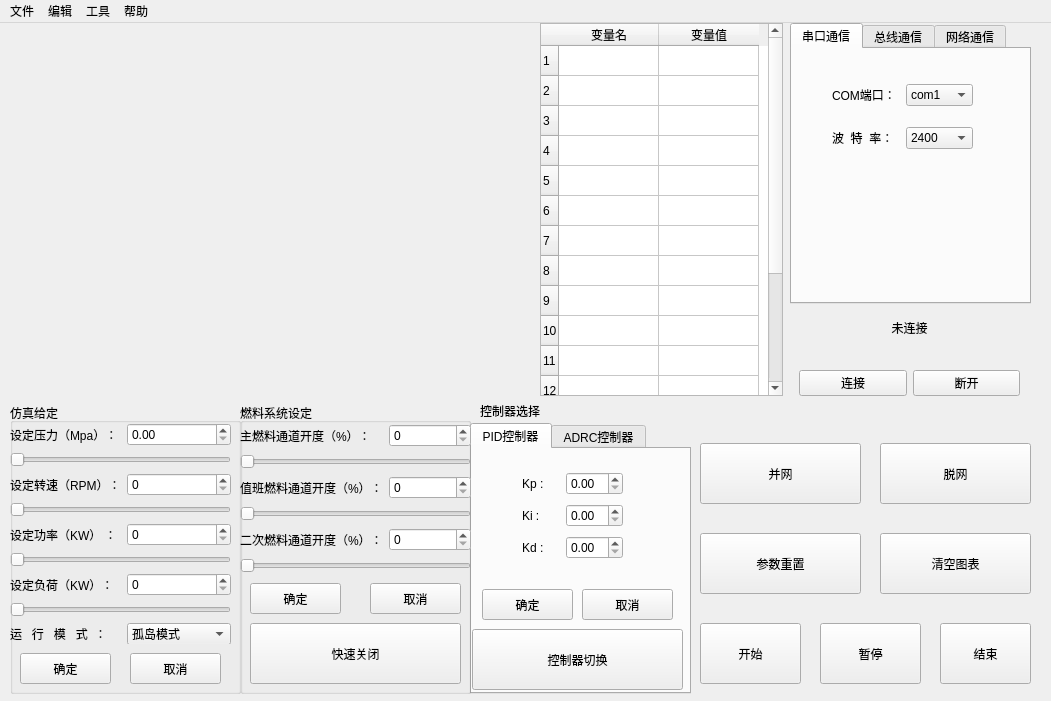
<?xml version="1.0" encoding="UTF-8"?>
<ui version="4.0">
 <class>MainWindow</class>
 <widget class="QMainWindow" name="MainWindow">
  <property name="geometry">
   <rect>
    <x>0</x>
    <y>0</y>
    <width>1051</width>
    <height>701</height>
   </rect>
  </property>
  <property name="windowTitle">
   <string>MainWindow</string>
  </property>
  <widget class="QWidget" name="centralwidget">
   <widget class="QWidget" name="widget" native="true">
    <property name="geometry">
     <rect>
      <x>10</x>
      <y>0</y>
      <width>531</width>
      <height>381</height>
     </rect>
    </property>
    <widget class="QWidget" name="">
     <property name="geometry">
      <rect>
       <x>10</x>
       <y>10</y>
       <width>511</width>
       <height>361</height>
      </rect>
     </property>
     <layout class="QGridLayout" name="gridLayout">
      <item row="0" column="1">
       <widget class="QCustomPlot" name="plot_2" native="true"/>
      </item>
      <item row="0" column="0">
       <widget class="QCustomPlot" name="plot_1" native="true"/>
      </item>
      <item row="1" column="0">
       <widget class="QCustomPlot" name="plot_4" native="true"/>
      </item>
      <item row="1" column="1">
       <widget class="QCustomPlot" name="plot_3" native="true"/>
      </item>
     </layout>
    </widget>
   </widget>
   <widget class="QTabWidget" name="tabWidget">
    <property name="geometry">
     <rect>
      <x>790</x>
      <y>0</y>
      <width>241</width>
      <height>281</height>
     </rect>
    </property>
    <property name="tabShape">
     <enum>QTabWidget::Rounded</enum>
    </property>
    <property name="currentIndex">
     <number>0</number>
    </property>
    <widget class="QWidget" name="USART">
     <attribute name="title">
      <string>串口通信</string>
     </attribute>
     <widget class="QWidget" name="widget_2" native="true">
      <property name="geometry">
       <rect>
        <x>40</x>
        <y>20</y>
        <width>141</width>
        <height>95</height>
       </rect>
      </property>
      <layout class="QGridLayout" name="gridLayout_2">
       <item row="0" column="1">
        <widget class="QComboBox" name="comboBox">
         <item>
          <property name="text">
           <string>com1</string>
          </property>
         </item>
         <item>
          <property name="text">
           <string>com2</string>
          </property>
         </item>
         <item>
          <property name="text">
           <string>com3</string>
          </property>
         </item>
         <item>
          <property name="text">
           <string>com4</string>
          </property>
         </item>
         <item>
          <property name="text">
           <string>com5</string>
          </property>
         </item>
         <item>
          <property name="text">
           <string>com6</string>
          </property>
         </item>
         <item>
          <property name="text">
           <string>com7</string>
          </property>
         </item>
         <item>
          <property name="text">
           <string>com8</string>
          </property>
         </item>
         <item>
          <property name="text">
           <string>com9</string>
          </property>
         </item>
         <item>
          <property name="text">
           <string>com10</string>
          </property>
         </item>
        </widget>
       </item>
       <item row="1" column="0">
        <widget class="QLabel" name="label_2">
         <property name="text">
          <string>波  特  率：</string>
         </property>
        </widget>
       </item>
       <item row="0" column="0">
        <widget class="QLabel" name="label">
         <property name="text">
          <string>COM端口：</string>
         </property>
        </widget>
       </item>
       <item row="1" column="1">
        <widget class="QComboBox" name="comboBox_2">
         <item>
          <property name="text">
           <string>2400</string>
          </property>
         </item>
         <item>
          <property name="text">
           <string>9600</string>
          </property>
         </item>
         <item>
          <property name="text">
           <string>1280</string>
          </property>
         </item>
        </widget>
       </item>
      </layout>
     </widget>
    </widget>
    <widget class="QWidget" name="BUS">
     <attribute name="title">
      <string>总线通信</string>
     </attribute>
     <widget class="QWidget" name="widget_4" native="true">
      <property name="geometry">
       <rect>
        <x>30</x>
        <y>20</y>
        <width>150</width>
        <height>40</height>
       </rect>
      </property>
      <layout class="QHBoxLayout" name="horizontalLayout_2">
       <item>
        <widget class="QLabel" name="label_3">
         <property name="text">
          <string>总线协议:</string>
         </property>
        </widget>
       </item>
       <item>
        <widget class="QComboBox" name="comboBox_3">
         <item>
          <property name="text">
           <string>CAN</string>
          </property>
         </item>
         <item>
          <property name="text">
           <string>RS232</string>
          </property>
         </item>
         <item>
          <property name="text">
           <string>RS485</string>
          </property>
         </item>
         <item>
          <property name="text">
           <string>ModBus</string>
          </property>
         </item>
         <item>
          <property name="text">
           <string>FlexRail</string>
          </property>
         </item>
        </widget>
       </item>
      </layout>
     </widget>
     <widget class="QWidget" name="widget_5" native="true">
      <property name="geometry">
       <rect>
        <x>20</x>
        <y>300</y>
        <width>174</width>
        <height>42</height>
       </rect>
      </property>
      <layout class="QHBoxLayout" name="horizontalLayout_3">
       <item>
        <widget class="QPushButton" name="pushButton_4">
         <property name="text">
          <string>连接</string>
         </property>
        </widget>
       </item>
       <item>
        <widget class="QPushButton" name="pushButton_3">
         <property name="text">
          <string>断开</string>
         </property>
        </widget>
       </item>
      </layout>
     </widget>
    </widget>
    <widget class="QWidget" name="NET">
     <attribute name="title">
      <string>网络通信</string>
     </attribute>
     <widget class="QPushButton" name="pushButton_5">
      <property name="geometry">
       <rect>
        <x>120</x>
        <y>300</y>
        <width>75</width>
        <height>24</height>
       </rect>
      </property>
      <property name="text">
       <string>断开</string>
      </property>
     </widget>
     <widget class="QPushButton" name="pushButton_6">
      <property name="geometry">
       <rect>
        <x>20</x>
        <y>300</y>
        <width>75</width>
        <height>24</height>
       </rect>
      </property>
      <property name="text">
       <string>连接</string>
      </property>
     </widget>
     <widget class="QWidget" name="widget_8" native="true">
      <property name="geometry">
       <rect>
        <x>50</x>
        <y>20</y>
        <width>126</width>
        <height>40</height>
       </rect>
      </property>
      <layout class="QHBoxLayout" name="horizontalLayout_6">
       <item>
        <widget class="QLabel" name="label_4">
         <property name="text">
          <string>网络协议:</string>
         </property>
        </widget>
       </item>
       <item>
        <widget class="QComboBox" name="comboBox_4">
         <item>
          <property name="text">
           <string>TCP</string>
          </property>
         </item>
         <item>
          <property name="text">
           <string>UDP</string>
          </property>
         </item>
        </widget>
       </item>
      </layout>
     </widget>
    </widget>
   </widget>
   <widget class="QWidget" name="widget_7" native="true">
    <property name="geometry">
     <rect>
      <x>790</x>
      <y>280</y>
      <width>239</width>
      <height>105</height>
     </rect>
    </property>
    <layout class="QVBoxLayout" name="verticalLayout">
     <item>
      <widget class="QWidget" name="widget_6" native="true">
       <property name="contextMenuPolicy">
        <enum>Qt::DefaultContextMenu</enum>
       </property>
       <layout class="QHBoxLayout" name="horizontalLayout_5">
        <item>
         <widget class="QLabel" name="label_5">
          <property name="layoutDirection">
           <enum>Qt::LeftToRight</enum>
          </property>
          <property name="text">
           <string>未连接</string>
          </property>
          <property name="alignment">
           <set>Qt::AlignCenter</set>
          </property>
         </widget>
        </item>
       </layout>
      </widget>
     </item>
     <item>
      <widget class="QWidget" name="widget_3" native="true">
       <layout class="QHBoxLayout" name="horizontalLayout">
        <item>
         <widget class="QPushButton" name="pushButton">
          <property name="text">
           <string>连接</string>
          </property>
         </widget>
        </item>
        <item>
         <widget class="QPushButton" name="pushButton_2">
          <property name="text">
           <string>断开</string>
          </property>
         </widget>
        </item>
       </layout>
      </widget>
     </item>
    </layout>
   </widget>
   <widget class="QTableWidget" name="tableWidget">
    <property name="geometry">
     <rect>
      <x>540</x>
      <y>0</y>
      <width>243</width>
      <height>373</height>
     </rect>
    </property>
    <property name="layoutDirection">
     <enum>Qt::LeftToRight</enum>
    </property>
    <row>
     <property name="text">
      <string>1</string>
     </property>
    </row>
    <row>
     <property name="text">
      <string>2</string>
     </property>
    </row>
    <row>
     <property name="text">
      <string>3</string>
     </property>
    </row>
    <row>
     <property name="text">
      <string>4</string>
     </property>
    </row>
    <row>
     <property name="text">
      <string>5</string>
     </property>
    </row>
    <row>
     <property name="text">
      <string>6</string>
     </property>
    </row>
    <row>
     <property name="text">
      <string>7</string>
     </property>
    </row>
    <row>
     <property name="text">
      <string>8</string>
     </property>
    </row>
    <row>
     <property name="text">
      <string>9</string>
     </property>
    </row>
    <row>
     <property name="text">
      <string>10</string>
     </property>
    </row>
    <row>
     <property name="text">
      <string>11</string>
     </property>
    </row>
    <row>
     <property name="text">
      <string>12</string>
     </property>
    </row>
    <row>
     <property name="text">
      <string>13</string>
     </property>
    </row>
    <row>
     <property name="text">
      <string>14</string>
     </property>
    </row>
    <row>
     <property name="text">
      <string>15</string>
     </property>
    </row>
    <row>
     <property name="text">
      <string>16</string>
     </property>
    </row>
    <column>
     <property name="text">
      <string>变量名</string>
     </property>
    </column>
    <column>
     <property name="text">
      <string>变量值</string>
     </property>
    </column>
   </widget>
   <widget class="QGroupBox" name="groupBox">
    <property name="geometry">
     <rect>
      <x>10</x>
      <y>380</y>
      <width>231</width>
      <height>291</height>
     </rect>
    </property>
    <property name="title">
     <string>仿真给定</string>
    </property>
    <widget class="QWidget" name="widget_9" native="true">
     <property name="geometry">
      <rect>
       <x>0</x>
       <y>20</y>
       <width>221</width>
       <height>221</height>
      </rect>
     </property>
     <layout class="QGridLayout" name="gridLayout_3">
      <item row="7" column="0" colspan="2">
       <widget class="QSlider" name="horizontalSlider_4">
        <property name="orientation">
         <enum>Qt::Horizontal</enum>
        </property>
       </widget>
      </item>
      <item row="2" column="0">
       <widget class="QLabel" name="label_7">
        <property name="text">
         <string>设定转速（RPM）：</string>
        </property>
       </widget>
      </item>
      <item row="8" column="0">
       <widget class="QLabel" name="label_10">
        <property name="text">
         <string>运   行   模   式  ：</string>
        </property>
       </widget>
      </item>
      <item row="6" column="0">
       <widget class="QLabel" name="label_22">
        <property name="text">
         <string>设定负荷（KW）：</string>
        </property>
       </widget>
      </item>
      <item row="0" column="0">
       <widget class="QLabel" name="label_6">
        <property name="text">
         <string>设定压力（Mpa）：</string>
        </property>
       </widget>
      </item>
      <item row="0" column="1">
       <widget class="QDoubleSpinBox" name="doubleSpinBox_8"/>
      </item>
      <item row="6" column="1">
       <widget class="QSpinBox" name="spinBox_6"/>
      </item>
      <item row="2" column="1">
       <widget class="QSpinBox" name="spinBox_4"/>
      </item>
      <item row="4" column="0">
       <widget class="QLabel" name="label_8">
        <property name="text">
         <string>设定功率（KW） ：</string>
        </property>
       </widget>
      </item>
      <item row="8" column="1">
       <widget class="QComboBox" name="comboBox_5">
        <item>
         <property name="text">
          <string>孤岛模式</string>
         </property>
        </item>
        <item>
         <property name="text">
          <string>并网模式</string>
         </property>
        </item>
       </widget>
      </item>
      <item row="4" column="1">
       <widget class="QSpinBox" name="spinBox_5"/>
      </item>
      <item row="1" column="0" colspan="2">
       <widget class="QSlider" name="horizontalSlider_7">
        <property name="orientation">
         <enum>Qt::Horizontal</enum>
        </property>
       </widget>
      </item>
      <item row="3" column="0" colspan="2">
       <widget class="QSlider" name="horizontalSlider_6">
        <property name="orientation">
         <enum>Qt::Horizontal</enum>
        </property>
       </widget>
      </item>
      <item row="5" column="0" colspan="2">
       <widget class="QSlider" name="horizontalSlider_5">
        <property name="orientation">
         <enum>Qt::Horizontal</enum>
        </property>
       </widget>
      </item>
     </layout>
    </widget>
    <widget class="QPushButton" name="pushButton_9">
     <property name="geometry">
      <rect>
       <x>10</x>
       <y>250</y>
       <width>91</width>
       <height>31</height>
      </rect>
     </property>
     <property name="text">
      <string>确定</string>
     </property>
    </widget>
    <widget class="QPushButton" name="pushButton_13">
     <property name="geometry">
      <rect>
       <x>120</x>
       <y>250</y>
       <width>91</width>
       <height>31</height>
      </rect>
     </property>
     <property name="text">
      <string>取消</string>
     </property>
    </widget>
   </widget>
   <widget class="QPushButton" name="pushButton_11">
    <property name="geometry">
     <rect>
      <x>940</x>
      <y>600</y>
      <width>91</width>
      <height>61</height>
     </rect>
    </property>
    <property name="text">
     <string>结束</string>
    </property>
   </widget>
   <widget class="QTabWidget" name="tabWidget_2">
    <property name="geometry">
     <rect>
      <x>470</x>
      <y>400</y>
      <width>221</width>
      <height>271</height>
     </rect>
    </property>
    <property name="currentIndex">
     <number>0</number>
    </property>
    <widget class="QWidget" name="tab">
     <attribute name="title">
      <string>PID控制器</string>
     </attribute>
     <widget class="QWidget" name="widget_10" native="true">
      <property name="geometry">
       <rect>
        <x>50</x>
        <y>20</y>
        <width>101</width>
        <height>93</height>
       </rect>
      </property>
      <layout class="QGridLayout" name="gridLayout_4">
       <item row="0" column="0">
        <widget class="QLabel" name="label_11">
         <property name="text">
          <string>Kp :</string>
         </property>
        </widget>
       </item>
       <item row="2" column="1">
        <widget class="QDoubleSpinBox" name="doubleSpinBox_3"/>
       </item>
       <item row="2" column="0">
        <widget class="QLabel" name="label_13">
         <property name="text">
          <string>Kd :</string>
         </property>
        </widget>
       </item>
       <item row="1" column="1">
        <widget class="QDoubleSpinBox" name="doubleSpinBox"/>
       </item>
       <item row="0" column="1">
        <widget class="QDoubleSpinBox" name="doubleSpinBox_2"/>
       </item>
       <item row="1" column="0">
        <widget class="QLabel" name="label_12">
         <property name="text">
          <string>Ki :</string>
         </property>
        </widget>
       </item>
      </layout>
     </widget>
     <widget class="QPushButton" name="pushButton_10">
      <property name="geometry">
       <rect>
        <x>0</x>
        <y>180</y>
        <width>211</width>
        <height>61</height>
       </rect>
      </property>
      <property name="text">
       <string>控制器切换</string>
      </property>
     </widget>
     <widget class="QPushButton" name="pushButton_18">
      <property name="geometry">
       <rect>
        <x>110</x>
        <y>140</y>
        <width>91</width>
        <height>31</height>
       </rect>
      </property>
      <property name="text">
       <string>取消</string>
      </property>
     </widget>
     <widget class="QPushButton" name="pushButton_24">
      <property name="geometry">
       <rect>
        <x>10</x>
        <y>140</y>
        <width>91</width>
        <height>31</height>
       </rect>
      </property>
      <property name="text">
       <string>确定</string>
      </property>
     </widget>
    </widget>
    <widget class="QWidget" name="">
     <attribute name="title">
      <string>ADRC控制器</string>
     </attribute>
     <widget class="QWidget" name="widget_11" native="true">
      <property name="geometry">
       <rect>
        <x>50</x>
        <y>0</y>
        <width>101</width>
        <height>131</height>
       </rect>
      </property>
      <layout class="QGridLayout" name="gridLayout_5">
       <item row="0" column="0">
        <widget class="QLabel" name="label_14">
         <property name="text">
          <string>Kp :</string>
         </property>
        </widget>
       </item>
       <item row="2" column="0">
        <widget class="QLabel" name="label_16">
         <property name="text">
          <string>w  :</string>
         </property>
        </widget>
       </item>
       <item row="1" column="0">
        <widget class="QLabel" name="label_15">
         <property name="text">
          <string>Kd :</string>
         </property>
        </widget>
       </item>
       <item row="3" column="0">
        <widget class="QLabel" name="label_17">
         <property name="text">
          <string>b0 :</string>
         </property>
        </widget>
       </item>
       <item row="0" column="1">
        <widget class="QDoubleSpinBox" name="doubleSpinBox_4"/>
       </item>
       <item row="1" column="1">
        <widget class="QDoubleSpinBox" name="doubleSpinBox_5"/>
       </item>
       <item row="2" column="1">
        <widget class="QDoubleSpinBox" name="doubleSpinBox_6"/>
       </item>
       <item row="3" column="1">
        <widget class="QDoubleSpinBox" name="doubleSpinBox_7"/>
       </item>
      </layout>
     </widget>
     <widget class="QWidget" name="layoutWidget_2">
      <property name="geometry">
       <rect>
        <x>20</x>
        <y>140</y>
        <width>158</width>
        <height>26</height>
       </rect>
      </property>
      <layout class="QHBoxLayout" name="horizontalLayout_9">
       <item>
        <widget class="QPushButton" name="pushButton_15">
         <property name="text">
          <string>确定</string>
         </property>
        </widget>
       </item>
       <item>
        <widget class="QPushButton" name="pushButton_16">
         <property name="text">
          <string>取消</string>
         </property>
        </widget>
       </item>
      </layout>
     </widget>
    </widget>
   </widget>
   <widget class="QLabel" name="label_9">
    <property name="geometry">
     <rect>
      <x>480</x>
      <y>380</y>
      <width>71</width>
      <height>16</height>
     </rect>
    </property>
    <property name="text">
     <string>控制器选择</string>
    </property>
   </widget>
   <widget class="QGroupBox" name="groupBox_2">
    <property name="geometry">
     <rect>
      <x>240</x>
      <y>380</y>
      <width>231</width>
      <height>291</height>
     </rect>
    </property>
    <property name="title">
     <string>燃料系统设定</string>
    </property>
    <widget class="QWidget" name="widget_12" native="true">
     <property name="geometry">
      <rect>
       <x>0</x>
       <y>20</y>
       <width>231</width>
       <height>151</height>
      </rect>
     </property>
     <layout class="QGridLayout" name="gridLayout_6">
      <item row="3" column="0">
       <widget class="QLabel" name="label_18">
        <property name="text">
         <string>值班燃料通道开度（%）：</string>
        </property>
       </widget>
      </item>
      <item row="2" column="0" colspan="2">
       <widget class="QSlider" name="horizontalSlider">
        <property name="orientation">
         <enum>Qt::Horizontal</enum>
        </property>
       </widget>
      </item>
      <item row="1" column="0">
       <widget class="QLabel" name="label_20">
        <property name="text">
         <string>主燃料通道开度（%）：</string>
        </property>
       </widget>
      </item>
      <item row="5" column="0">
       <widget class="QLabel" name="label_21">
        <property name="text">
         <string>二次燃料通道开度（%）：</string>
        </property>
       </widget>
      </item>
      <item row="4" column="0" colspan="2">
       <widget class="QSlider" name="horizontalSlider_2">
        <property name="orientation">
         <enum>Qt::Horizontal</enum>
        </property>
       </widget>
      </item>
      <item row="6" column="0" colspan="2">
       <widget class="QSlider" name="horizontalSlider_3">
        <property name="orientation">
         <enum>Qt::Horizontal</enum>
        </property>
       </widget>
      </item>
      <item row="1" column="1">
       <widget class="QSpinBox" name="spinBox"/>
      </item>
      <item row="3" column="1">
       <widget class="QSpinBox" name="spinBox_2"/>
      </item>
      <item row="5" column="1">
       <widget class="QSpinBox" name="spinBox_3"/>
      </item>
     </layout>
    </widget>
    <widget class="QPushButton" name="pushButton_19">
     <property name="geometry">
      <rect>
       <x>10</x>
       <y>220</y>
       <width>211</width>
       <height>61</height>
      </rect>
     </property>
     <property name="text">
      <string>快速关闭</string>
     </property>
    </widget>
    <widget class="QPushButton" name="pushButton_14">
     <property name="geometry">
      <rect>
       <x>10</x>
       <y>180</y>
       <width>91</width>
       <height>31</height>
      </rect>
     </property>
     <property name="text">
      <string>确定</string>
     </property>
    </widget>
    <widget class="QPushButton" name="pushButton_17">
     <property name="geometry">
      <rect>
       <x>130</x>
       <y>180</y>
       <width>91</width>
       <height>31</height>
      </rect>
     </property>
     <property name="text">
      <string>取消</string>
     </property>
    </widget>
   </widget>
   <widget class="QPushButton" name="pushButton_20">
    <property name="geometry">
     <rect>
      <x>700</x>
      <y>600</y>
      <width>101</width>
      <height>61</height>
     </rect>
    </property>
    <property name="text">
     <string>开始</string>
    </property>
   </widget>
   <widget class="QPushButton" name="pushButton_21">
    <property name="geometry">
     <rect>
      <x>700</x>
      <y>510</y>
      <width>161</width>
      <height>61</height>
     </rect>
    </property>
    <property name="text">
     <string>参数重置</string>
    </property>
   </widget>
   <widget class="QPushButton" name="pushButton_22">
    <property name="geometry">
     <rect>
      <x>880</x>
      <y>510</y>
      <width>151</width>
      <height>61</height>
     </rect>
    </property>
    <property name="text">
     <string>清空图表</string>
    </property>
   </widget>
   <widget class="QPushButton" name="pushButton_28">
    <property name="geometry">
     <rect>
      <x>820</x>
      <y>600</y>
      <width>101</width>
      <height>61</height>
     </rect>
    </property>
    <property name="text">
     <string>暂停</string>
    </property>
   </widget>
   <widget class="QPushButton" name="pushButton_29">
    <property name="geometry">
     <rect>
      <x>700</x>
      <y>420</y>
      <width>161</width>
      <height>61</height>
     </rect>
    </property>
    <property name="text">
     <string>并网</string>
    </property>
   </widget>
   <widget class="QPushButton" name="pushButton_30">
    <property name="geometry">
     <rect>
      <x>880</x>
      <y>420</y>
      <width>151</width>
      <height>61</height>
     </rect>
    </property>
    <property name="text">
     <string>脱网</string>
    </property>
   </widget>
  </widget>
  <widget class="QMenuBar" name="menubar">
   <property name="geometry">
    <rect>
     <x>0</x>
     <y>0</y>
     <width>1051</width>
     <height>22</height>
    </rect>
   </property>
   <widget class="QMenu" name="menu">
    <property name="title">
     <string>文件</string>
    </property>
   </widget>
   <widget class="QMenu" name="menu_2">
    <property name="title">
     <string>编辑</string>
    </property>
   </widget>
   <widget class="QMenu" name="menu_3">
    <property name="title">
     <string>工具</string>
    </property>
   </widget>
   <widget class="QMenu" name="menu_4">
    <property name="title">
     <string>帮助</string>
    </property>
   </widget>
   <addaction name="menu"/>
   <addaction name="menu_2"/>
   <addaction name="menu_3"/>
   <addaction name="menu_4"/>
  </widget>
 </widget>
 <customwidgets>
  <customwidget>
   <class>QCustomPlot</class>
   <extends>QWidget</extends>
   <header location="global">qcustomplot.h</header>
   <container>1</container>
  </customwidget>
 </customwidgets>
 <resources/>
 <connections/>
</ui>
